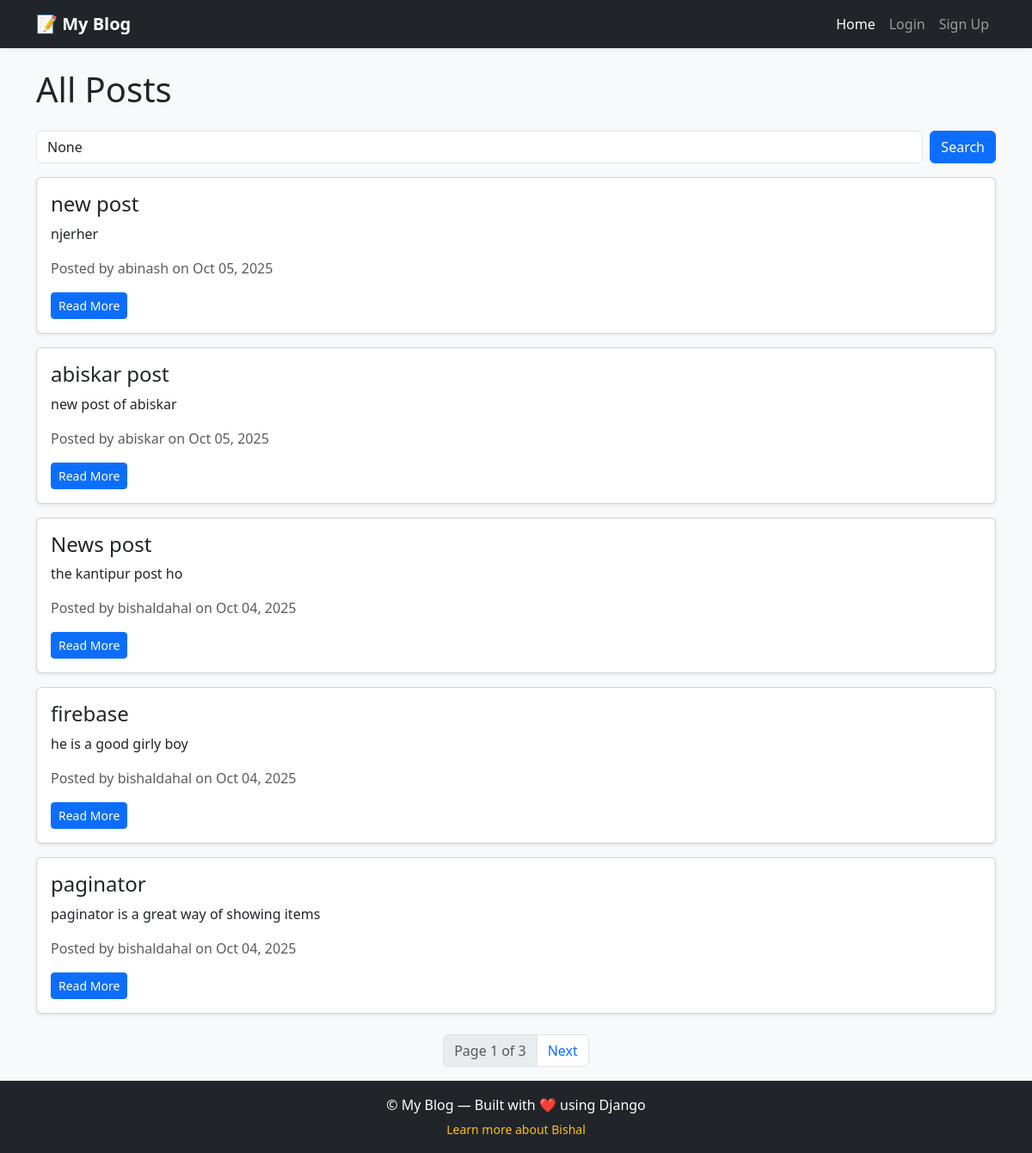
The app's page /posts/, older data.
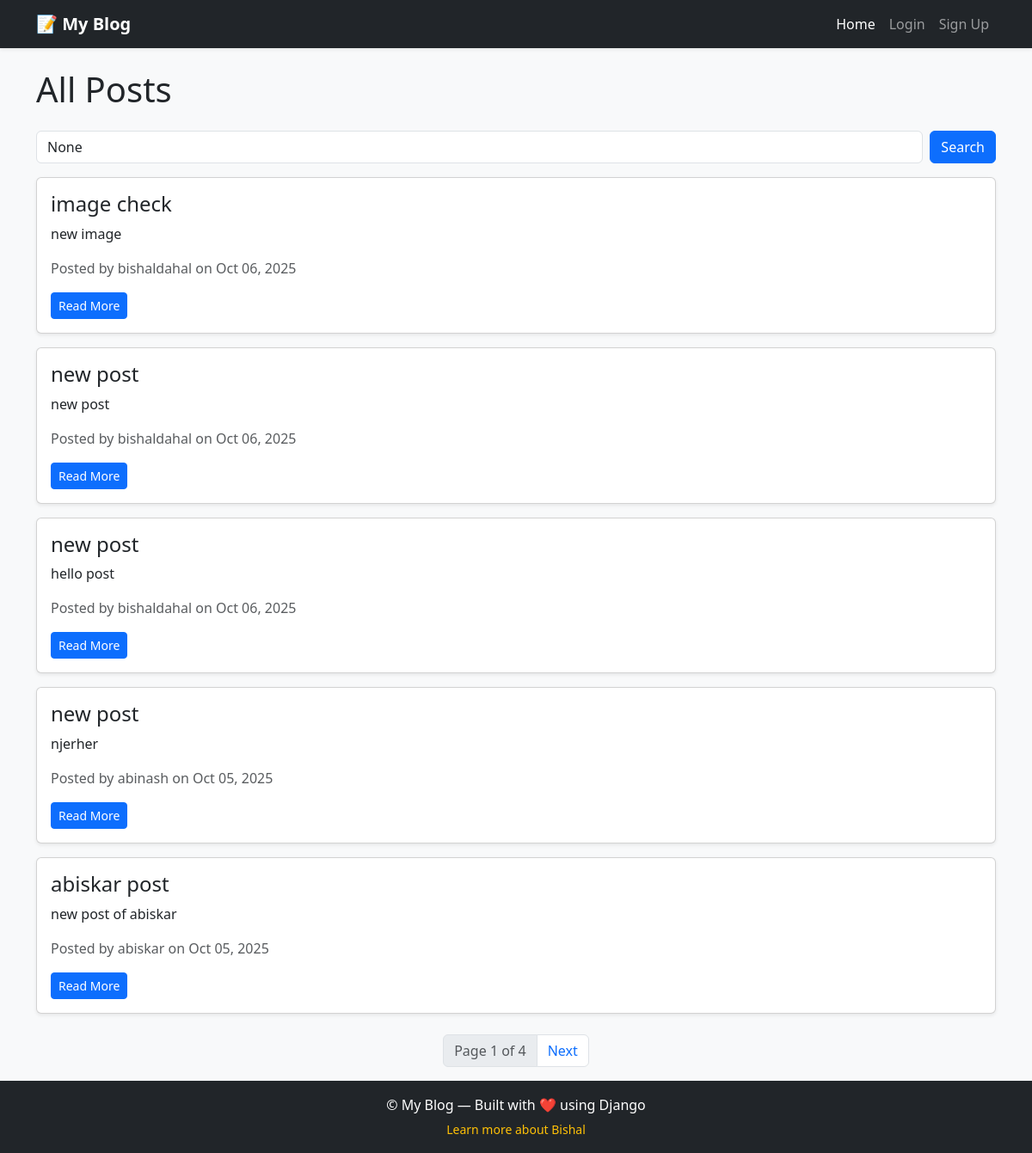
The same page, newer data.
### blog/models.py (models this page shows, shortened)
class Post(models.Model):
    author = models.ForeignKey(User, on_delete=models.CASCADE)
    title = models.CharField(max_length=100)
    content = models.TextField()
    image = models.ImageField(upload_to='posts/', blank=True, null=True)
    created_at = models.DateTimeField(auto_now_add=True)
    author = models.ForeignKey(User, on_delete=models.CASCADE)

### blog/views.py (the view)
# urls.py: path("posts/", views.post_list, name= "post_list"),
def post_list(request):
    query = request.GET.get('q')
    if query:
        post_list = Post.objects.filter(title__icontains=query).order_by('-created_at')
    else:
        post_list = Post.objects.all().order_by('-created_at')
    paginator = Paginator(post_list, 5)
    page_number = request.GET.get('page')
    page_obj = paginator.get_page(page_number)
    return render(request, 'blog/post_list.html', {'page_obj': page_obj, 'query': query})

### blog/templates/blog/post_list.html (shortened to what this page needs)
{% extends "layout.html" %}
{% block content %}
<h1 class="mb-4">All Posts</h1>
<form method="GET" class="mb-3 d-flex">
  <input type="text" name="q" class="form-control me-2" placeholder="Search posts..." value="{{ query }}">
  <button type="submit" class="btn btn-primary">Search</button>
</form>
{% for post in page_obj %}
  <div class="card mb-3 shadow-sm">
    <div class="card-body">
      <h4 class="card-title">{{ post.title }}</h4>
      <p class="card-text">{{ post.content|truncatewords:20 }}</p>
      <p class="text-muted">Posted by {{ post.author.username }} on {{ post.created_at|date:"M d, Y" }}</p>
      <a href="{% url 'post_detail' post.id %}" class="btn btn-primary btn-sm">Read More</a>
    </div>
  </div>
{% empty %}
  <p>No posts found.</p>
{% endfor %}
<nav aria-label="Page navigation" class="mt-4">
  <ul class="pagination justify-content-center">
    <li class="page-item disabled">
      <span class="page-link">Page {{ page_obj.number }} of {{ page_obj.paginator.num_pages }}</span>
    </li>
    {% if page_obj.has_next %}
      <li class="page-item">
        <a class="page-link" href="?page={{ page_obj.next_page_number }}{% if query %}&q={{ query }}{% endif %}">Next</a>
      </li>
    {% endif %}
  </ul>
</nav>
{% endblock %}

Row changes from the older to the newer data that the page shows:
no longer on this page (row unchanged): Post: title "News post", content "the kantipur post ho", author.username "bishaldahal", created_at "Oct 04, 2025"
no longer on this page (row unchanged): Post: title "firebase", content "he is a good girly boy", author.username "bishaldahal", created_at "Oct 04, 2025"
no longer on this page (row unchanged): Post: title "paginator", content "paginator is a great way of showing items", author.username "bishaldahal", created_at "Oct 04, 2025"
added Post: title "image check", content "new image", author.username "bishaldahal", created_at "Oct 06, 2025"
added Post: title "new post", content "new post", author.username "bishaldahal", created_at "Oct 06, 2025"
added Post: title "new post", content "hello post", author.username "bishaldahal", created_at "Oct 06, 2025"
Text that changed along with them:
{{ page_obj.paginator.num_pages }}: "3" → "4"
